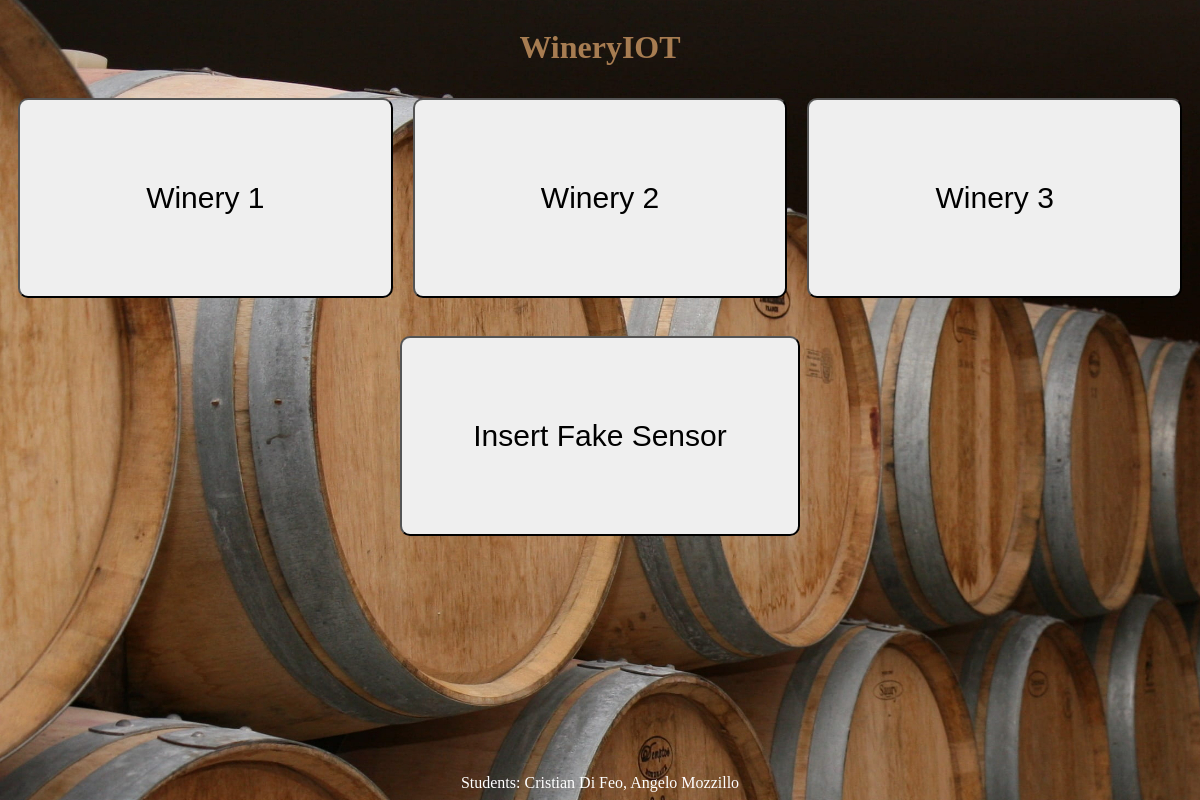
Before: / with the older database file.
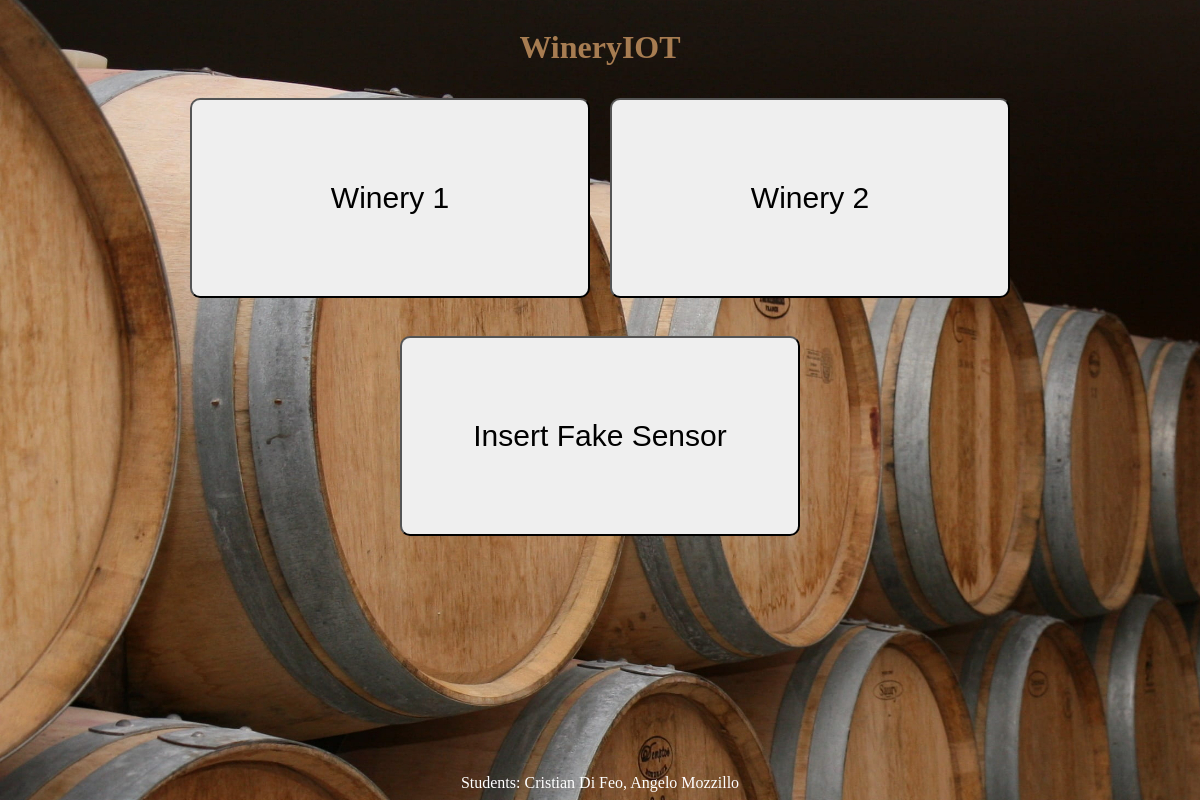
After: the same page with the newer database file.
### schema.py (models this page shows, shortened)
class Winery(db.Model):
    __tablename__ = "winerys"
    winery_id = db.Column("winery_id", db.Integer, primary_key=True)
    winery_lat = db.Column(db.Float, nullable=False)
    winery_long = db.Column(db.Float, nullable=False)
    sensors = db.relationship("Sensor", backref="winerys", cascade="all, delete")

### views.py (the view)
@app.route("/")
def index():
    winerys = wm.get_all_winerys()
    return render_template("index.html", winerys=winerys)

### winerys.py (called while the page is built)
    def get_all_winerys(self):
        return Winery.query.all()

### templates/index.html (shortened to what this page needs)
<html>
<head>
    <link rel="stylesheet" type="text/css" href="{{ url_for('static', filename='css/index.css') }}">
</head>
<body>
    <header>
        <h1 style='text-align:center; color: rgb(167, 124, 81);'>
            WineryIOT
        </h1>
    </header>
    <div id = "wrapper">
        {% for winery in winerys %}
        <button type="button" onclick="window.location.href='{{url_for('winery', winery_id = winery.winery_id)}}'">
            Winery {{winery.winery_id}}
        </button>
        {% endfor %}
    </div>
    <br>
    <div id = "insert">
    <button type="button" onclick="window.location.href='{{url_for('insert')}}'">
        Insert Fake Sensor
    </button>
    </div>
    <footer style= "color: white">
        Students: Cristian Di Feo, Angelo Mozzillo
    </footer>
</body>
</html>

### static/css/index.css (style rules this page uses)
#wrapper { width: 100%; display: flex; justify-content: center; }
button { font-size: 30; height: 200; width: 400; margin: 10px; border-radius: 10px; }
#insert { display: flex; justify-content: center; }
footer { text-align: center; margin-top:auto; }
body { height:98%; display:flex; flex-direction:column; background-image: url("/static/img/desktopbg.jpeg"); }

Changed rows visible on the page:
removed Winery: winery_id "3"
